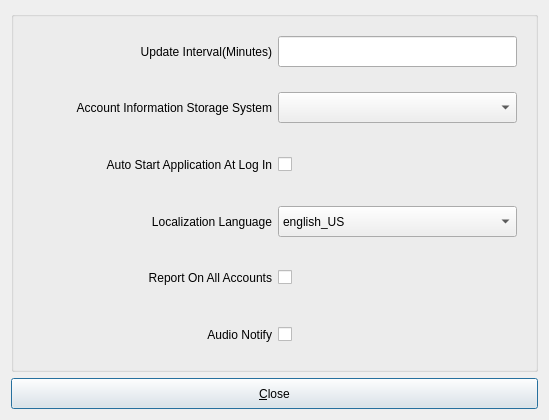
<?xml version="1.0" encoding="UTF-8"?>
<ui version="4.0">
 <class>configurationoptionsdialog</class>
 <widget class="QDialog" name="configurationoptionsdialog">
  <property name="windowModality">
   <enum>Qt::WindowModal</enum>
  </property>
  <property name="geometry">
   <rect>
    <x>0</x>
    <y>0</y>
    <width>549</width>
    <height>420</height>
   </rect>
  </property>
  <property name="windowTitle">
   <string>Option Configuration Window</string>
  </property>
  <layout class="QGridLayout" name="gridLayout">
   <item row="0" column="0">
    <widget class="QGroupBox" name="groupBox">
     <property name="title">
      <string/>
     </property>
     <layout class="QGridLayout" name="gridLayout_2">
      <item row="0" column="0">
       <widget class="QFrame" name="frame_2">
        <layout class="QGridLayout" name="gridLayout_3">
         <item row="0" column="0">
          <widget class="QLabel" name="label">
           <property name="minimumSize">
            <size>
             <width>240</width>
             <height>31</height>
            </size>
           </property>
           <property name="text">
            <string>Update Interval(Minutes)</string>
           </property>
           <property name="alignment">
            <set>Qt::AlignRight|Qt::AlignTrailing|Qt::AlignVCenter</set>
           </property>
           <property name="wordWrap">
            <bool>true</bool>
           </property>
          </widget>
         </item>
         <item row="0" column="1">
          <widget class="QLineEdit" name="lineEditUpdateCheckInterval">
           <property name="minimumSize">
            <size>
             <width>0</width>
             <height>31</height>
            </size>
           </property>
           <property name="maximumSize">
            <size>
             <width>16777215</width>
             <height>16777215</height>
            </size>
           </property>
          </widget>
         </item>
        </layout>
       </widget>
      </item>
      <item row="1" column="0">
       <widget class="QFrame" name="frame_6">
        <layout class="QGridLayout" name="gridLayout_4">
         <item row="0" column="0">
          <widget class="QLabel" name="label_5">
           <property name="minimumSize">
            <size>
             <width>0</width>
             <height>31</height>
            </size>
           </property>
           <property name="text">
            <string>Account Information Storage System</string>
           </property>
           <property name="alignment">
            <set>Qt::AlignRight|Qt::AlignTrailing|Qt::AlignVCenter</set>
           </property>
           <property name="wordWrap">
            <bool>true</bool>
           </property>
          </widget>
         </item>
         <item row="0" column="1">
          <widget class="QComboBox" name="comboBoxBackEndSystem">
           <property name="minimumSize">
            <size>
             <width>0</width>
             <height>31</height>
            </size>
           </property>
          </widget>
         </item>
        </layout>
       </widget>
      </item>
      <item row="2" column="0">
       <widget class="QFrame" name="frame_3">
        <layout class="QGridLayout" name="gridLayout_5">
         <item row="0" column="0">
          <widget class="QLabel" name="label_2">
           <property name="minimumSize">
            <size>
             <width>0</width>
             <height>31</height>
            </size>
           </property>
           <property name="text">
            <string>Auto Start Application At Log In</string>
           </property>
           <property name="alignment">
            <set>Qt::AlignRight|Qt::AlignTrailing|Qt::AlignVCenter</set>
           </property>
           <property name="wordWrap">
            <bool>true</bool>
           </property>
          </widget>
         </item>
         <item row="0" column="1">
          <widget class="QCheckBox" name="checkBoxAutoStartEnabled">
           <property name="minimumSize">
            <size>
             <width>0</width>
             <height>31</height>
            </size>
           </property>
           <property name="text">
            <string/>
           </property>
          </widget>
         </item>
        </layout>
       </widget>
      </item>
      <item row="3" column="0">
       <widget class="QFrame" name="frame_4">
        <layout class="QGridLayout" name="gridLayout_6">
         <item row="0" column="0">
          <widget class="QLabel" name="label_3">
           <property name="minimumSize">
            <size>
             <width>0</width>
             <height>31</height>
            </size>
           </property>
           <property name="text">
            <string>Localization Language</string>
           </property>
           <property name="alignment">
            <set>Qt::AlignRight|Qt::AlignTrailing|Qt::AlignVCenter</set>
           </property>
           <property name="wordWrap">
            <bool>true</bool>
           </property>
          </widget>
         </item>
         <item row="0" column="1">
          <widget class="QComboBox" name="comboBoxLocalLanguage">
           <property name="minimumSize">
            <size>
             <width>0</width>
             <height>31</height>
            </size>
           </property>
           <item>
            <property name="text">
             <string notr="true">english_US</string>
            </property>
           </item>
          </widget>
         </item>
        </layout>
       </widget>
      </item>
      <item row="4" column="0">
       <widget class="QFrame" name="frame_5">
        <layout class="QGridLayout" name="gridLayout_7">
         <item row="0" column="0">
          <widget class="QLabel" name="label_4">
           <property name="minimumSize">
            <size>
             <width>0</width>
             <height>31</height>
            </size>
           </property>
           <property name="text">
            <string>Report On All Accounts</string>
           </property>
           <property name="alignment">
            <set>Qt::AlignRight|Qt::AlignTrailing|Qt::AlignVCenter</set>
           </property>
           <property name="wordWrap">
            <bool>true</bool>
           </property>
          </widget>
         </item>
         <item row="0" column="1">
          <widget class="QCheckBox" name="checkBoxReportOnAllAccounts">
           <property name="minimumSize">
            <size>
             <width>0</width>
             <height>31</height>
            </size>
           </property>
           <property name="text">
            <string/>
           </property>
          </widget>
         </item>
        </layout>
       </widget>
      </item>
      <item row="5" column="0">
       <widget class="QFrame" name="frame_7">
        <layout class="QGridLayout" name="gridLayout_8">
         <item row="0" column="0">
          <widget class="QLabel" name="label_6">
           <property name="minimumSize">
            <size>
             <width>0</width>
             <height>31</height>
            </size>
           </property>
           <property name="text">
            <string>Audio Notify</string>
           </property>
           <property name="alignment">
            <set>Qt::AlignRight|Qt::AlignTrailing|Qt::AlignVCenter</set>
           </property>
           <property name="wordWrap">
            <bool>true</bool>
           </property>
          </widget>
         </item>
         <item row="0" column="1">
          <widget class="QCheckBox" name="checkBoxAudioNotify">
           <property name="minimumSize">
            <size>
             <width>0</width>
             <height>31</height>
            </size>
           </property>
           <property name="text">
            <string/>
           </property>
          </widget>
         </item>
        </layout>
       </widget>
      </item>
     </layout>
    </widget>
   </item>
   <item row="1" column="0">
    <widget class="QPushButton" name="pushButtonClose">
     <property name="minimumSize">
      <size>
       <width>0</width>
       <height>31</height>
      </size>
     </property>
     <property name="text">
      <string>&amp;Close</string>
     </property>
    </widget>
   </item>
  </layout>
 </widget>
 <tabstops>
  <tabstop>lineEditUpdateCheckInterval</tabstop>
  <tabstop>checkBoxAutoStartEnabled</tabstop>
  <tabstop>comboBoxLocalLanguage</tabstop>
  <tabstop>checkBoxReportOnAllAccounts</tabstop>
  <tabstop>pushButtonClose</tabstop>
 </tabstops>
 <resources/>
 <connections/>
</ui>
